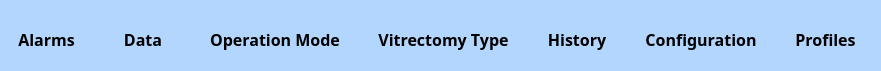
          <widget class="QFrame" name="frame_6">
           <property name="geometry">
            <rect>
             <x>130</x>
             <y>30</y>
             <width>881</width>
             <height>71</height>
            </rect>
           </property>
           <property name="styleSheet">
            <string notr="true">background-color: rgb(179, 214, 254);
border-radius: 20px;</string>
           </property>
           <property name="frameShape">
            <enum>QFrame::StyledPanel</enum>
           </property>
           <property name="frameShadow">
            <enum>QFrame::Raised</enum>
           </property>
           <widget class="QWidget" name="horizontalLayoutWidget_4">
            <property name="geometry">
             <rect>
              <x>1</x>
              <y>9</y>
              <width>871</width>
              <height>61</height>
             </rect>
            </property>
            <layout class="QHBoxLayout" name="horizontalLayout_6">
             <item>
              <widget class="QPushButton" name="pushButton_9">
               <property name="font">
                <font>
                 <family>PibotoLt</family>
                 <pointsize>12</pointsize>
                 <weight>75</weight>
                 <bold>true</bold>
                </font>
               </property>
               <property name="styleSheet">
                <string notr="true">QPushButton {
    border: none;
    color: black;
    padding: 16px;
background-color: rgb(179, 214, 254);
    
    font-weight: bold;
    text-align: center;
    border-radius: 6px;
}

QPushButton:hover {
background-color: rgb(90, 142, 247);

    border-style: inset;
}

QPushButton:pressed {
    background-color: rgb(179, 214, 254);
    border-style: outset;
}

QPushButton:disabled {
    background-color: #cccccc;
    color: #999999;
}

</string>
               </property>
               <property name="text">
                <string>Alarms</string>
               </property>
              </widget>
             </item>
             <item>
              <widget class="QPushButton" name="pushButton_10">
               <property name="font">
                <font>
                 <family>PibotoLt</family>
                 <pointsize>12</pointsize>
                 <weight>75</weight>
                 <bold>true</bold>
                </font>
               </property>
               <property name="styleSheet">
                <string notr="true">QPushButton {
    border: none;
    color: black;
    padding: 16px;
background-color: rgb(179, 214, 254);
    
    font-weight: bold;
    text-align: center;
    border-radius: 6px;
}

QPushButton:hover {
background-color: rgb(90, 142, 247);

    border-style: inset;
}

QPushButton:pressed {
    background-color: rgb(179, 214, 254);
    border-style: outset;
}

QPushButton:disabled {
    background-color: #cccccc;
    color: #999999;
}
</string>
               </property>
               <property name="text">
                <string>Data</string>
               </property>
              </widget>
             </item>
             <item>
              <widget class="QPushButton" name="pushButton_11">
               <property name="font">
                <font>
                 <family>PibotoLt</family>
                 <pointsize>12</pointsize>
                 <weight>75</weight>
                 <bold>true</bold>
                </font>
               </property>
               <property name="styleSheet">
                <string notr="true">QPushButton {
    border: none;
    color: black;
    padding: 16px;
background-color: rgb(179, 214, 254);
    
    font-weight: bold;
    text-align: center;
    border-radius: 6px;
}

QPushButton:hover {
background-color: rgb(90, 142, 247);

    border-style: inset;
}

QPushButton:pressed {
    background-color: rgb(179, 214, 254);
    border-style: outset;
}

QPushButton:disabled {
    background-color: #cccccc;
    color: #999999;
}
</string>
               </property>
               <property name="text">
                <string>Operation Mode</string>
               </property>
              </widget>
             </item>
             <item>
              <widget class="QPushButton" name="pushButton_13">
               <property name="font">
                <font>
                 <family>PibotoLt</family>
                 <pointsize>12</pointsize>
                 <weight>75</weight>
                 <bold>true</bold>
                 <underline>false</underline>
                 <stylestrategy>PreferDefault</stylestrategy>
                </font>
               </property>
               <property name="focusPolicy">
                <enum>Qt::StrongFocus</enum>
               </property>
               <property name="contextMenuPolicy">
                <enum>Qt::ActionsContextMenu</enum>
               </property>
               <property name="acceptDrops">
                <bool>false</bool>
               </property>
               <property name="autoFillBackground">
                <bool>false</bool>
               </property>
               <property name="styleSheet">
                <string notr="true">QPushButton {
    border: none;
    color: black;
    padding: 16px;
background-color: rgb(179, 214, 254);
    
    font-weight: bold;
    text-align: center;
    border-radius: 6px;
}

QPushButton:hover {
background-color: rgb(90, 142, 247);

    border-style: inset;
}

QPushButton:pressed {
    background-color: rgb(179, 214, 254);
    border-style: outset;
}

QPushButton:disabled {
    background-color: #cccccc;
    color: #999999;
}

</string>
               </property>
               <property name="text">
                <string>Vitrectomy Type</string>
               </property>
              </widget>
             </item>
             <item>
              <widget class="QPushButton" name="pushButton_14">
               <property name="font">
                <font>
                 <family>PibotoLt</family>
                 <pointsize>12</pointsize>
                 <weight>75</weight>
                 <bold>true</bold>
                </font>
               </property>
               <property name="styleSheet">
                <string notr="true">QPushButton {
    border: none;
    color: black;
    padding: 16px;
background-color: rgb(179, 214, 254);
    
    font-weight: bold;
    text-align: center;
    border-radius: 6px;
}

QPushButton:hover {
background-color: rgb(90, 142, 247);

    border-style: inset;
}

QPushButton:pressed {
    background-color: rgb(179, 214, 254);
    border-style: outset;
}

QPushButton:disabled {
    background-color: #cccccc;
    color: #999999;
}

</string>
               </property>
               <property name="text">
                <string>History</string>
               </property>
              </widget>
             </item>
             <item>
              <widget class="QPushButton" name="pushButton_15">
               <property name="font">
                <font>
                 <family>PibotoLt</family>
                 <pointsize>12</pointsize>
                 <weight>75</weight>
                 <bold>true</bold>
                </font>
               </property>
               <property name="styleSheet">
                <string notr="true">QPushButton {
    border: none;
    color: black;
    padding: 16px;
background-color: rgb(179, 214, 254);
    
    font-weight: bold;
    text-align: center;
    border-radius: 6px;
}

QPushButton:hover {
background-color: rgb(90, 142, 247);

    border-style: inset;
}

QPushButton:pressed {
    background-color: rgb(179, 214, 254);
    border-style: outset;
}

QPushButton:disabled {
    background-color: #cccccc;
    color: #999999;
}

</string>
               </property>
               <property name="text">
                <string>Configuration</string>
               </property>
              </widget>
             </item>
             <item>
              <widget class="QPushButton" name="pushButton_16">
               <property name="font">
                <font>
                 <family>PibotoLt</family>
                 <pointsize>12</pointsize>
                 <weight>75</weight>
                 <bold>true</bold>
                </font>
               </property>
               <property name="styleSheet">
                <string notr="true">QPushButton {
    border: none;
    color: black;
    padding: 16px;
background-color: rgb(179, 214, 254);
    
    font-weight: bold;
    text-align: center;
    border-radius: 6px;
}

QPushButton:hover {
background-color: rgb(90, 142, 247);

    border-style: inset;
}

QPushButton:pressed {
    background-color: rgb(179, 214, 254);
    border-style: outset;
}

QPushButton:disabled {
    background-color: #cccccc;
    color: #999999;
}
</string>
               </property>
               <property name="text">
                <string>Profiles</string>
               </property>
              </widget>
             </item>
            </layout>
           </widget>
          </widget>
